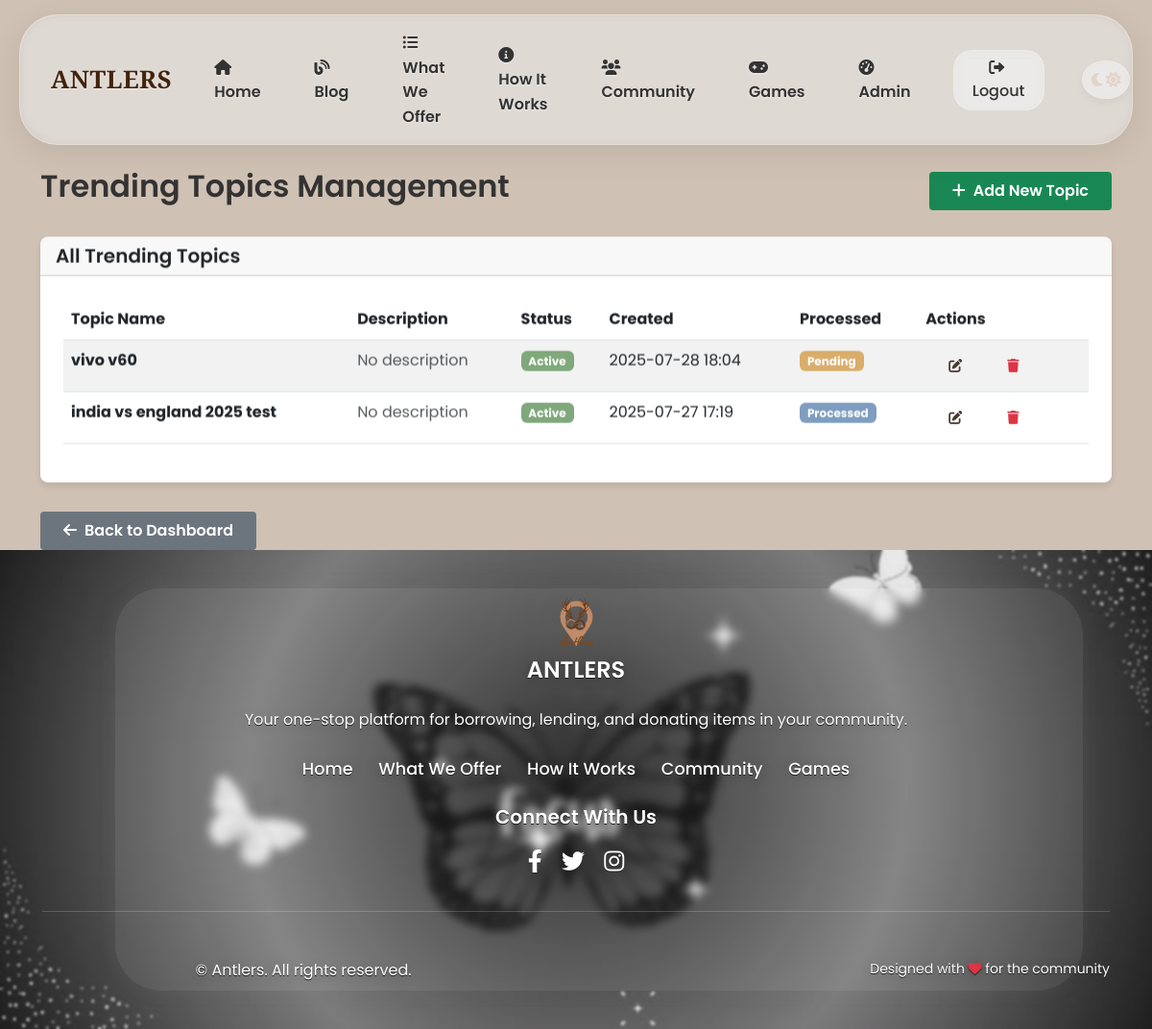
/admin/trending-topics (signed in), run on the app's committed database.
### app.py (models this page shows)
class TrendingTopic(db.Model):
    id = db.Column(db.Integer, primary_key=True)
    topic_name = db.Column(db.String(200), nullable=False)
    description = db.Column(db.Text)
    status = db.Column(db.String(20), default='active')  # 'active', 'inactive'
    created_at = db.Column(db.DateTime, default=func.now())
    processed = db.Column(db.Boolean, default=False)  # Track if blog has been generated for this topic

### app.py (the view)
@app.route('/admin/trending-topics')
@login_required
def trending_topics_list():
    if current_user.role != 'admin':
        flash('Access denied.', 'danger')
        return redirect(url_for('admin_dashboard'))
    topics = TrendingTopic.query.order_by(TrendingTopic.created_at.desc()).all()
    return render_template('admin_trending_topics.html', topics=topics)

### app.py (called while the page is built)
@login_manager.user_loader
def load_user(user_id):
    return User.query.get(int(user_id))

### templates/admin_trending_topics.html (shortened to what this page needs)
{% extends "base.html" %}
{% block content %}
<div class="container mt-4">
    <div class="row">
        <div class="col-12">
            <div class="d-flex justify-content-between align-items-center mb-4">
                <h2>Trending Topics Management</h2>
                <a href="{{ url_for('add_trending_topic') }}" class="btn btn-success">
                    <i class="fas fa-plus me-2"></i>Add New Topic
                </a>
            </div>
            <div class="card">
                <div class="card-header">
                    <h5 class="mb-0">All Trending Topics</h5>
                </div>
                <div class="card-body">
                    {% if topics %}
                        <div class="table-responsive">
                            <table class="table table-striped">
                                <thead>
                                    <tr>
                                        <th>Topic Name</th>
                                        <th>Description</th>
                                        <th>Status</th>
                                        <th>Created</th>
                                        <th>Processed</th>
                                        <th>Actions</th>
                                    </tr>
                                </thead>
                                <tbody>
                                    {% for topic in topics %}
                                    <tr>
                                        <td><strong>{{ topic.topic_name }}</strong></td>
                                        <td>
                                            {% if topic.description %}
                                                {{ topic.description[:100] }}{% if topic.description|length > 100 %}...{% endif %}
                                            {% else %}
                                                <span class="text-muted">No description</span>
                                            {% endif %}
                                        </td>
                                        <td>
                                            {% if topic.status == 'active' %}
                                                <span class="badge bg-success">Active</span>
                                            {% else %}
                                                <span class="badge bg-secondary">Inactive</span>
                                            {% endif %}
                                        </td>
                                        <td>{{ topic.created_at.strftime('%Y-%m-%d %H:%M') }}</td>
                                        <td>
                                            {% if topic.processed %}
                                                <span class="badge bg-info">Processed</span>
                                            {% else %}
                                                <span class="badge bg-warning">Pending</span>
                                            {% endif %}
                                        </td>
                                        <td>
                                            <div class="btn-group" role="group">
                                                <a href="{{ url_for('edit_trending_topic', topic_id=topic.id) }}"
                                                   class="btn btn-sm btn-outline-primary">
                                                    <i class="fas fa-edit"></i>
                                                </a>
                                                <button type="button" class="btn btn-sm btn-outline-danger"
                                                        data-bs-toggle="modal"
                                                        data-bs-target="#deleteModal{{ topic.id }}">
                                                    <i class="fas fa-trash"></i>
                                                </button>
                                            </div>
                                        </td>
                                    </tr>
                                    {% endfor %}
                                </tbody>
                            </table>
                        </div>
                    {% endif %}
                </div>
            </div>
            <div class="mt-3">
                <a href="{{ url_for('admin_dashboard') }}" class="btn btn-secondary">
                    <i class="fas fa-arrow-left me-2"></i>Back to Dashboard
                </a>
            </div>
        </div>
    </div>
</div>
{% endblock %}

### static/css/theme.css (style rules this page uses)
:root { --light-background: #CFC1B3; --light-surface: #E8E1D9; --light-primary: #A18167; --light-secondary: #7C6E63; --light-accent: #D7956B; --light-text: #2D2A28; --light-text-secondary: #5F574F; --light-border: #D1C5B7; --light-card: rgba(255, 255, 255, 0.7); --light-success: #7FA87B; --light-info: #7E9DC0; --light-warning: #D9AD6A; --light-danger: #C27F75; --dark-background: #121212; --dark-surface: #1E1E1E; --dark-primary: #E0E0E0; --dark-secondary: #BBBBBB; --dark-accent: #4D8AE0; --dark-text: #FFFFFF; --dark-text-secondary: #BBBBBB; --dark-border: #444444; --dark-card: #1A1A1A; --dark-card-secondary: #252525; --dark-success: #66BB6A; --dark-info: #4D8AE0; --dark-warning: #FFA726; --dark-danger: #E57373; --dark-muted: #9E9E9E; --dark-light: #E0E0E0; --dark-subtle: #2A2A2A; --dark-hover: #2E2E2E; --primary-color: var(--light-primary); --primary-color-light: var(--light-accent); --primary-color-dark: #7D614E; --secondary-color: var(--light-secondary); --accent-color: var(--light-accent); --accent-color-light: #E5B695; --text-color: var(--light-text); --text-color-light: var(--light-text-secondary); --text-light: #FFFFFF; --background-light: var(--light-background); --background-neutral: var(--light-surface); --success-color: var(--light-success); --info-color: var(--light-info); --warning-color: var(--light-warning); --danger-color: var(--light-danger); --rgb-primary: 161, 129, 103; --rgb-accent: 215, 149, 107; --rgb-background: 207, 193, 179; --rgb-text: 45, 42, 40; --rgb-dark-primary: 224, 224, 224; --rgb-dark-accent: 77, 138, 224; --rgb-dark-background: 18, 18, 18; }
body { color: var(--text-color); background-color: var(--background-light); font-family: 'Poppins', sans-serif; transition: background-color 0.3s ease, color 0.3s ease; }
.btn-outline-primary { border-color: var(--primary-color); color: var(--primary-color); transition: all 0.3s ease; }
.bg-success, .badge-success { background-color: var(--success-color) !important; }
.bg-info, .badge-info { background-color: var(--info-color) !important; }
.bg-warning, .badge-warning { background-color: var(--warning-color) !important; }
a { color: var(--primary-color); transition: color 0.3s ease; }
.card { border-radius: 12px; border: none; background-color: var(--light-card); transition: all 0.3s ease; }
table { background-color: var(--light-card); color: var(--text-color); border-color: rgba(var(--rgb-primary), 0.1); }
th { background-color: rgba(var(--rgb-primary), 0.1); }

### static/css/style.css (style rules this page uses)
:root { --primary-color: #4B3832; --primary-color-light: #6e5349; --primary-color-dark: #3C2F2F; --secondary-color: #854442; --accent-color: #BE9B7B; --accent-color-light: #E4D4C8; --text-color: #333; --light-color: #f5f5f5; --dark-color: #263238; --shadow: 0 4px 6px rgba(0, 0, 0, 0.1); --transition: all 0.3s ease; }
* { margin: 0; padding: 0; box-sizing: border-box; }
html { scroll-behavior: smooth; height: 100%; overflow-x: hidden; perspective: 1px; }
body { font-family: 'Poppins', sans-serif; line-height: 1.6; color: var(--text-color); overflow-x: hidden; background-color: var(--background-light); transform-style: preserve-3d; height: 100%; perspective: 1px; transform-style: preserve-3d; }
a { text-decoration: none; color: var(--primary-color); transition: var(--transition); }
.btn { display: inline-block; padding: 0.8rem 1.8rem; border-radius: 50px; text-align: center; font-weight: 600; transition: var(--transition); cursor: pointer; border: none; transform: translateZ(0); }
.card { background-color: white; border-radius: 8px; box-shadow: var(--shadow); transition: var(--transition); margin-bottom: 2rem; overflow: hidden; will-change: transform; transform: translateZ(0); transition: transform 0.3s ease, box-shadow 0.3s ease; }
.card-body { padding: 1.5rem; }
h1, h2, h3, h4, h5, h6 { font-weight: 600; }
.btn { border-radius: 0.25rem; padding: 0.5rem 1.5rem; transition: all 0.3s ease; }
.card { border-radius: 0.5rem; overflow: hidden; border: none; transition: all 0.3s ease; }

### templates/base.html (style rules this page uses)
body { transition: background-color 0.3s ease, color 0.3s ease; }
.card, .benefit-card, .service-card, .navbar, .footer, .btn, .theme-toggle, .coffee-divider, .step-number, .icon-box { transition: all 0.3s ease; }

### data on the page
TrendingTopic: topic_name "vivo v60", description "No description", status "Active", created_at "2025-07-28 18:04", processed "Pending"
TrendingTopic: topic_name "india vs england 2025 test", description "No description", status "Active", created_at "2025-07-27 17:19", processed "Processed"
